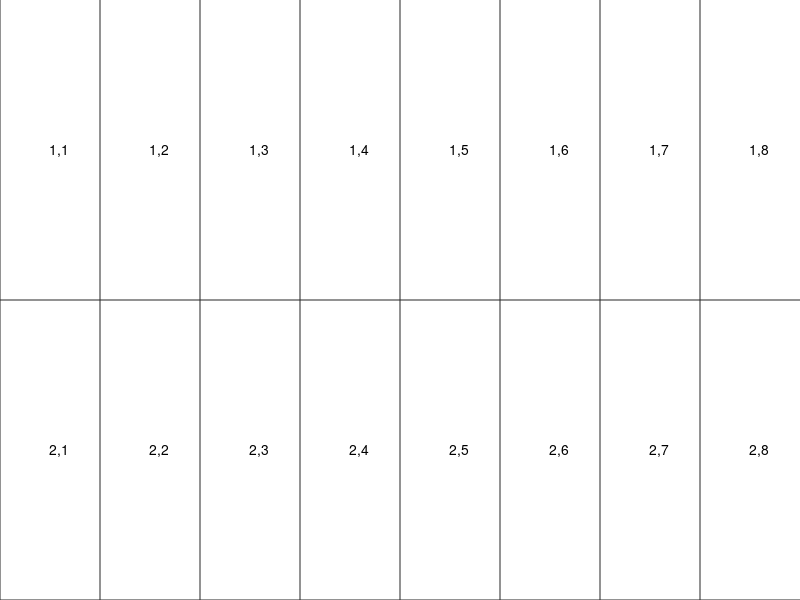

Reproduce this figure in MATLAB.
mount = [2,8]; %rows, cols
s = [50,100];
margins = [0 0 0 0]; %left right top bottom
InnerMargins = [0 0]; %x y

delta_x = s(1);
figure_width = mount(2)*delta_x;
delta_y = s(2);
figure_high  = mount(1)*delta_y;

%convert margins from percentage to pixel 
margins(1) = margins(1)*figure_width/100;
margins(2) = margins(2)*figure_width/100;
margins(3) = margins(3)*figure_high/100;
margins(4) = margins(4)*figure_high/100;

InnerMargins(1) = InnerMargins(1)*figure_width/100;
InnerMargins(2) = InnerMargins(2)*figure_high/100;

%update figure dimesion with margins
figure_width = figure_width + margins(1) + margins(2) + InnerMargins(1)*(mount(2)-1);
figure_high  = figure_high + margins(3) + margins(4) + InnerMargins(2)*(mount(1)-1);

pos = cell(mount);

dx = delta_x./figure_width;
dy = delta_y./figure_high;

%pos = [x,y,deltax,deltay]
figure('Position',[10 50 figure_width figure_high]);

count = 0;
row_offset = margins(4)./figure_high;
for row = mount(1):-1:1 %rows
    col_offset = margins(1)./figure_width;
    for col = 1:mount(2) %col
        count = count +1;
        pos{row,col} = [col_offset,row_offset,dx,dy];
        col_offset = col_offset + dx + InnerMargins(1)./figure_width;
        ax = axes;
        set(ax,'Position',pos{row,col});
        set(gca,'Xtick',[]);
        set(gca,'Ytick',[]);
        text(0.5,0.5, [num2str(row),',',num2str(col)]);
        
    end
row_offset = row_offset + dy + InnerMargins(2)./figure_high;
end






